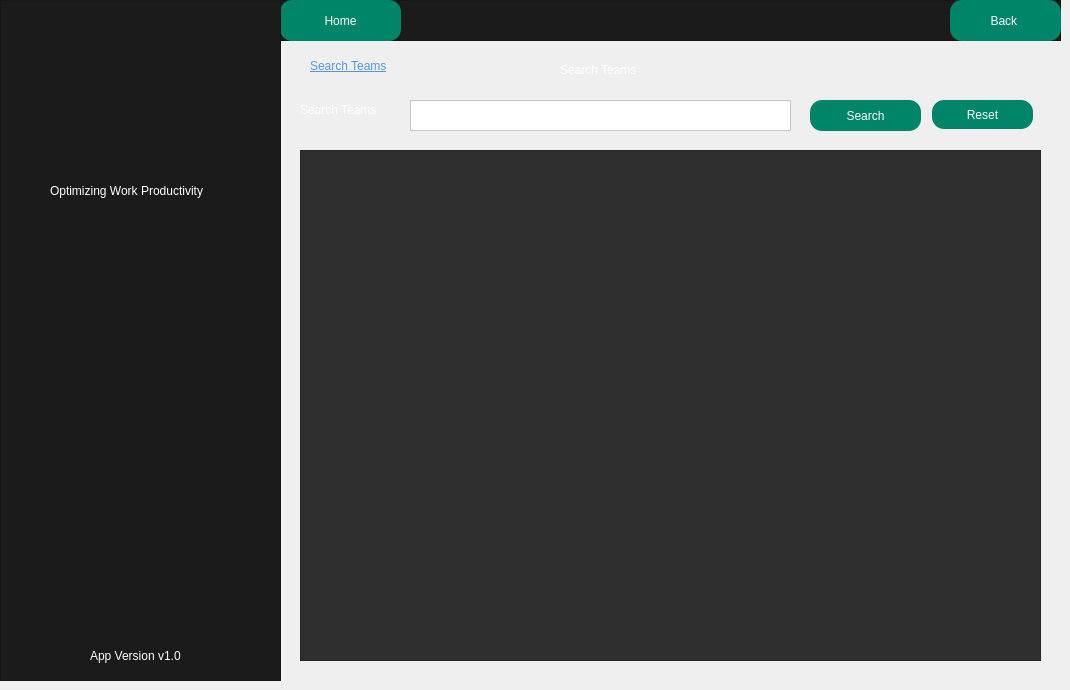
    <widget class="QWidget" name="DisplayTeams">
     <widget class="QFrame" name="frame_89">
      <property name="geometry">
       <rect>
        <x>280</x>
        <y>0</y>
        <width>781</width>
        <height>41</height>
       </rect>
      </property>
      <property name="styleSheet">
       <string notr="true">background-color:rgba(27,27,27,255);</string>
      </property>
      <property name="frameShape">
       <enum>QFrame::StyledPanel</enum>
      </property>
      <property name="frameShadow">
       <enum>QFrame::Raised</enum>
      </property>
      <widget class="QPushButton" name="homebutton_32">
       <property name="geometry">
        <rect>
         <x>670</x>
         <y>0</y>
         <width>111</width>
         <height>41</height>
        </rect>
       </property>
       <property name="styleSheet">
        <string notr="true">border-radius:12px;
background-color:rgba(0,133,104,255);
color:white;</string>
       </property>
       <property name="text">
        <string>Back </string>
       </property>
      </widget>
      <widget class="QPushButton" name="homebutton_33">
       <property name="geometry">
        <rect>
         <x>0</x>
         <y>0</y>
         <width>121</width>
         <height>41</height>
        </rect>
       </property>
       <property name="styleSheet">
        <string notr="true">border-radius:12px;
background-color:rgba(0,133,104,255);
color:white;</string>
       </property>
       <property name="text">
        <string>Home</string>
       </property>
      </widget>
     </widget>
     <widget class="QLabel" name="label_376">
      <property name="geometry">
       <rect>
        <x>300</x>
        <y>100</y>
        <width>111</width>
        <height>20</height>
       </rect>
      </property>
      <property name="styleSheet">
       <string notr="true">color:white;
font: 10pt &quot;Tahoma&quot;;</string>
      </property>
      <property name="text">
       <string>Search Teams</string>
      </property>
     </widget>
     <widget class="QPushButton" name="searchteambut">
      <property name="geometry">
       <rect>
        <x>810</x>
        <y>100</y>
        <width>111</width>
        <height>31</height>
       </rect>
      </property>
      <property name="styleSheet">
       <string notr="true">border-radius:12px;
background-color:rgba(0,133,104,255);
color:white;</string>
      </property>
      <property name="text">
       <string>Search</string>
      </property>
     </widget>
     <widget class="QFrame" name="frame_90">
      <property name="geometry">
       <rect>
        <x>0</x>
        <y>0</y>
        <width>281</width>
        <height>681</height>
       </rect>
      </property>
      <property name="styleSheet">
       <string notr="true">background-color:rgba(27,27,27,255);</string>
      </property>
      <property name="frameShape">
       <enum>QFrame::StyledPanel</enum>
      </property>
      <property name="frameShadow">
       <enum>QFrame::Raised</enum>
      </property>
      <widget class="QLabel" name="label_371">
       <property name="geometry">
        <rect>
         <x>10</x>
         <y>10</y>
         <width>261</width>
         <height>151</height>
        </rect>
       </property>
       <property name="text">
        <string/>
       </property>
       <property name="pixmap">
        <pixmap resource="../resource.qrc">:/pics/picture/people.png</pixmap>
       </property>
       <property name="scaledContents">
        <bool>true</bool>
       </property>
      </widget>
      <widget class="QLabel" name="label_373">
       <property name="geometry">
        <rect>
         <x>50</x>
         <y>180</y>
         <width>201</width>
         <height>21</height>
        </rect>
       </property>
       <property name="styleSheet">
        <string notr="true">color: rgb(255, 255, 255);
font: italic 9pt &quot;Segoe UI&quot;;</string>
       </property>
       <property name="text">
        <string>Optimizing Work Productivity</string>
       </property>
      </widget>
      <widget class="QLabel" name="label_374">
       <property name="geometry">
        <rect>
         <x>90</x>
         <y>640</y>
         <width>121</width>
         <height>31</height>
        </rect>
       </property>
       <property name="styleSheet">
        <string notr="true">color:white;</string>
       </property>
       <property name="text">
        <string>App Version v1.0</string>
       </property>
      </widget>
     </widget>
     <widget class="QLabel" name="label_375">
      <property name="geometry">
       <rect>
        <x>310</x>
        <y>50</y>
        <width>241</width>
        <height>31</height>
       </rect>
      </property>
      <property name="styleSheet">
       <string notr="true">color: rgb(80, 151, 225);

font: italic 13pt &quot;Times New Roman&quot;;
text-decoration: underline;</string>
      </property>
      <property name="text">
       <string>Search Teams</string>
      </property>
     </widget>
     <widget class="QPlainTextEdit" name="searchteam">
      <property name="geometry">
       <rect>
        <x>410</x>
        <y>100</y>
        <width>381</width>
        <height>31</height>
       </rect>
      </property>
      <property name="styleSheet">
       <string notr="true">color:black;
background-color: rgba(255,255,255,255);
</string>
      </property>
     </widget>
     <widget class="QLabel" name="label_370">
      <property name="geometry">
       <rect>
        <x>560</x>
        <y>60</y>
        <width>101</width>
        <height>20</height>
       </rect>
      </property>
      <property name="styleSheet">
       <string notr="true">color:white;</string>
      </property>
      <property name="text">
       <string>Search Teams</string>
      </property>
     </widget>
     <widget class="QTableView" name="searchteamtable">
      <property name="geometry">
       <rect>
        <x>300</x>
        <y>150</y>
        <width>741</width>
        <height>511</height>
       </rect>
      </property>
      <property name="styleSheet">
       <string notr="true">QTableView {
    font: 11pt &quot;Arial&quot;;
    background-color: #2f2f2f; /* dark gray */
    alternate-row-color: #3f3f3f; /* slightly lighter dark gray */
}

QTableView::item {
    color: white; /* white text */
    background-color: #2f2f2f; /* dark gray */
    selection-color: white; /* white text on selection */
    selection-background-color: #4f4f4f; /* slightly lighter dark gray on selection */
}

/* Common section styling */
QHeaderView::section {
    font: bold 11pt &quot;Arial&quot;; /* Ensure consistent font settings */
    border: 1px solid #1b1b1b; /* Optional: to define the border */
}

/* Horizontal header styling */
QHeaderView::section:horizontal {
    color: white; /* white text */
    background-color: #1b1b1b; /* black background */
}

/* Vertical header styling */
QHeaderView::section:vertical {
    color: white; /* white text */
    background-color: #3b3b3b; /* different color for vertical header */
}

/* Corner button styling */
QTableCornerButton::section {
    color: white; /* white text */
    background-color: #1b1b1b; /* black background */
}
</string>
      </property>
     </widget>
     <widget class="QPushButton" name="pushButton_60">
      <property name="geometry">
       <rect>
        <x>932</x>
        <y>100</y>
        <width>101</width>
        <height>29</height>
       </rect>
      </property>
      <property name="styleSheet">
       <string notr="true">border-radius:12px;
background-color:rgba(0,133,104,255);
color:white;</string>
      </property>
      <property name="text">
       <string>Reset</string>
      </property>
     </widget>
    </widget>
